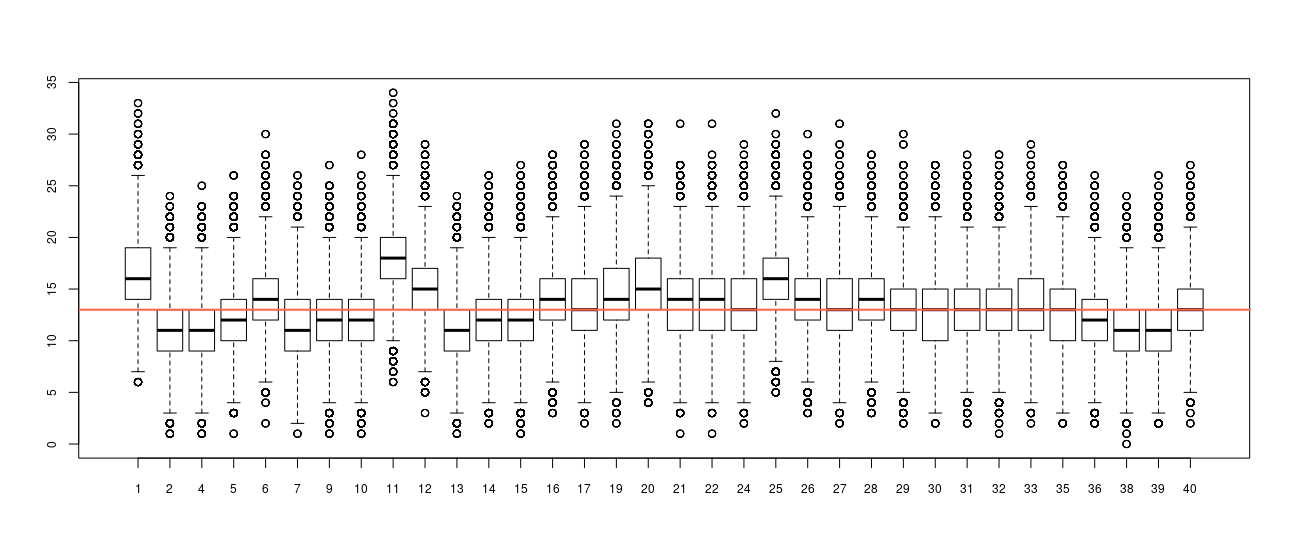

Write R code to recreate this figure.
# Global values
UTILITIES <- c(electric=12L, water=28L)
RAILROADS <- c(reading = 6L, penn = 16L, bo=26L, sl=36L)

CHANCE          <- c(8L, 23L, 37L)
COMMUNITY_CHEST <- c(3L, 18L, 34L)

init_community <- function() {
  
  # Actions to happen in community
  cards <- c(list(
    go2go   = function(i) 1L,
    go2jail = function(i) 11L
  ),
  replicate(16, function(i) i)
  )
  
  # Shuffling cards
  cards <- cards[order(runif(length(cards)))]
  
  # Returns a functioon that changes the position of the
  # token
  function(i) {
    # Applying the action
    i <- cards[[1]](i)
    
    # Putting the card to the bottom of the deck
    cards <<- c(cards[-1], cards[1])
    i
  }
}

init_chance <- function() {
  
  
  
  # Actions to happen in community
  cards <- c(list(
    go2go   = function(i) 1L,
    go2illi = function(i) 25L,
    go2stchar = function(i) 12L,
    go2util   = function(i) {
      
      # Which is closests
      d <- UTILITIES - i
      d[d < 0] <- 40L + d[d < 0]
      UTILITIES[which.min(d)]
      
    },
    go2rail = function(i) {
      
      # Which is closests
      d <- RAILROADS - i
      d[d < 0] <- 40L + d[d < 0]
      RAILROADS[which.min(d)]
      
    },
    goback3 = function(i) {
      
      if (i <= 3L)
        return(40L - (3L - i))
      
      i - 3L
      
    },
    go2jail = function(i) 11L,
    go2reading = function(i) 6L,
    go2boardwlk = function(i) 40L
  ),
  replicate(7, function(i) i)
  )
  
  # Shuffling cards
  cards <- cards[order(runif(length(cards)))]
  
  # Returns a functioon that changes the position of the
  # token
  function(i) {
    # Applying the action
    i <- cards[[1]](i)
    
    # Putting the card to the bottom of the deck
    cards <<- c(cards[-1], cards[1])
    i
  }
}

init_die <- function(times) {
  
  # To make it faster, we sample 1 million of these
  die <- matrix(sample.int(6, 4*times, replace = TRUE),ncol = 2)
  n   <- 1L
  
  function(i) {
    
    # Adding die sum
    i <- i + sum(die[n, ])
    n <<- n + 1
    
    # Duplets!
    if (die[n - 1, 1] == die[n - 1, 2]) {
      
      i <- i + sum(die[n, ])
      n <<- n + 1
      
      if (die[n - 1, 1] == die[n - 1, 2]) {
        
        n <<- n + 1
        
        # Jail!
        if (die[n - 1, 1] == die[n - 1, 2]) {
          
          return(11L)
          
        }
        
      }
        
    }
    
    
    # Over 40?
    if (i > 40)
      i <- (i - 40L)
      
    i
  }
  
}

monopoly_sim <- function(times) {
  
  # Current position
  token <- 1
  
  # Initializing the board
  roll_die       <- init_die(times)
  draw_community <- init_community()
  draw_chance    <- init_chance()
  
  counts <- double(40L)
  counts[1] <- 1
  
  i <- 1L
  while (i < times) {
    
    # Roll the die
    token <- roll_die(token)
    
    # Is it a chance
    if (token %in% CHANCE)
      token <- draw_chance(token)
    else if (token %in% COMMUNITY_CHEST) 
      token <- draw_community(token)
    
    counts[token] <- counts[token] + 1
    
    
    
    # Is it jail?
    if (token == 31L)
      token <- 11L
    
    i <- i + 1
    
  }
  
  structure(
    counts,
    names = 1:40
  )
  
  
}

library(parallel)
cl <- makeForkCluster(4L)
ans <- parLapply(cl, 1:1e5, function(z) monopoly_sim(500))
ans <- do.call(rbind, ans)
png("simulations/monopoly-game/monopoly.png")
boxplot(ans[, -c(CHANCE, COMMUNITY_CHEST)], cex.axis=.75)
abline(h=quantile(ans, .5), lwd=2, col="tomato")
dev.off()
stopCluster(cl)

